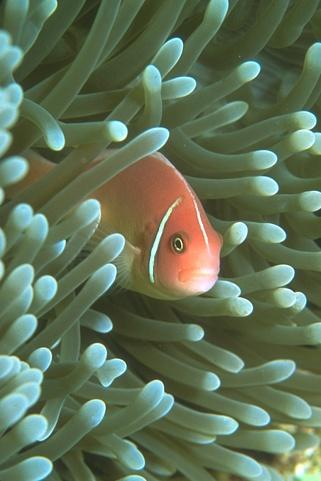
#> input picture images/210088.jpg, 321 x 481 px, given in place of cameraman.jpg, which was not available
$ python -i main.py   (imports and definitions only)
#> lines starting #> are read from the running program, lines starting #| are printed output that depends on the picture; pictures that were not available may be replaced by others from this repository, and a replacement may not be noted
# [415 lines left out: functions skimage_open_image, skimage_save_image, pillow_open_image, pillow_save_image, opencv_open_image, matplotlib_open_image and 22 more, not called in this run]


def region_processing():
    import numpy as np
    import matplotlib.pyplot as plt
    from skimage import io
    from skimage.color import rgb2gray
    from skimage.segmentation import watershed
    from skimage.filters import sobel


    file_name = 'Images/cameraman.jpg'
    img =rgb2gray(io. imread(file_name))
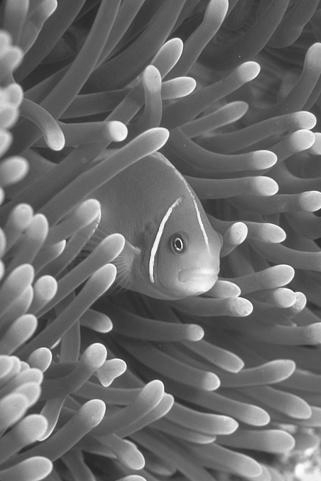
#> img: shape (481, 321) float64; min 0.113, max 0.995, mean 0.424
    sobel_img = sobel(img)
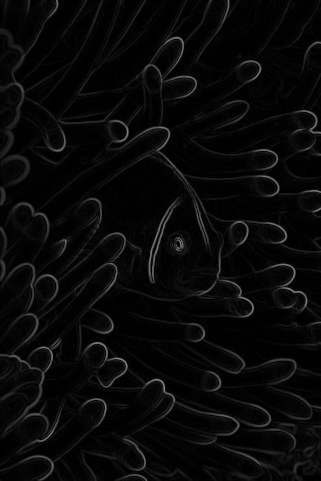
#> sobel_img: shape (481, 321) float64; min 0, max 0.553, mean 0.0357
    markers = np.zeros_like(img)
    markers[img < 30/255] = 1
    markers[img > 150/255] = 2
#> (the run stopped early here; a loop or call above may not have finished)

$ run again, on images/302008.jpg
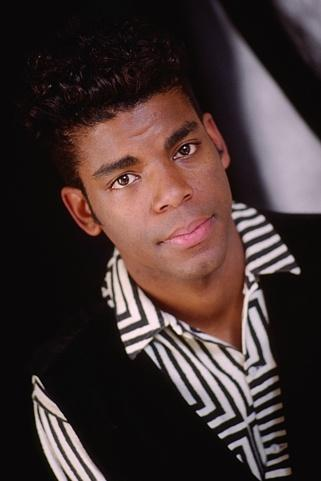
#> input picture images/302008.jpg, 321 x 481 px, given in place of cameraman.jpg, which was not available
#> in region_processing, `img =rgb2gray(io. imread(file_name))`:
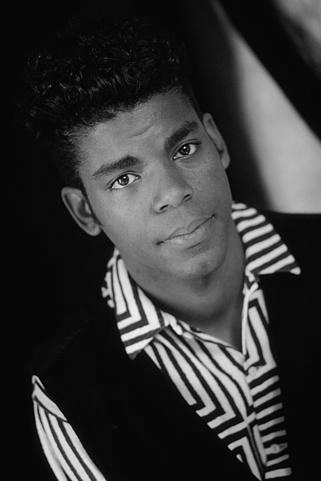
#> img: shape (481, 321) float64; min 0, max 0.97, mean 0.216
#> in region_processing, `sobel_img = sobel(img)`:
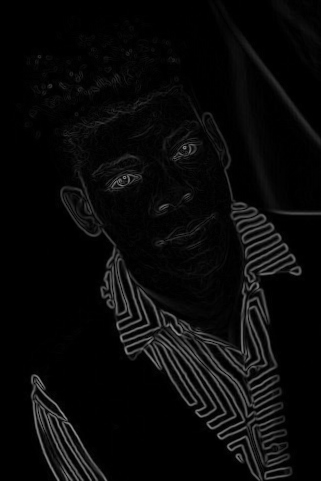
#> sobel_img: shape (481, 321) float64; min 0, max 0.581, mean 0.0376

$ run again, on images/69015.jpg
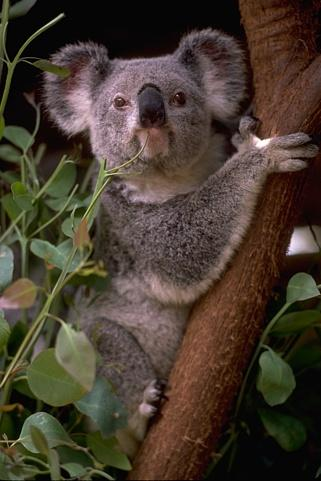
#> input picture images/69015.jpg, 321 x 481 px, given in place of cameraman.jpg, which was not available
#> in region_processing, `img =rgb2gray(io. imread(file_name))`:
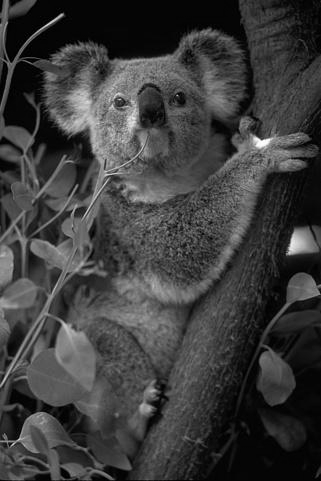
#> img: shape (481, 321) float64; min 0, max 0.993, mean 0.24
#> in region_processing, `sobel_img = sobel(img)`:
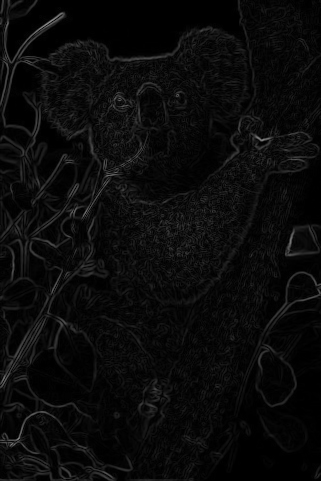
#> sobel_img: shape (481, 321) float64; min 0, max 0.549, mean 0.0431
